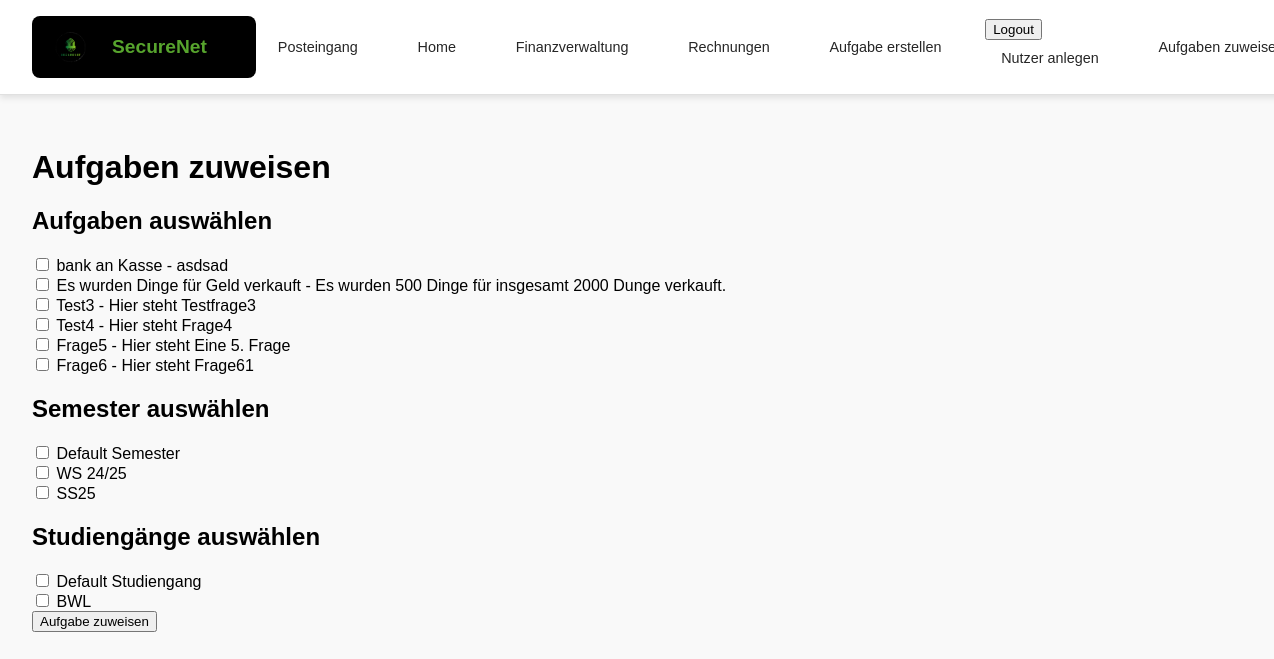
/users/aufgaben_zuweisen/ (signed in), run on an earlier commit of the app's database.
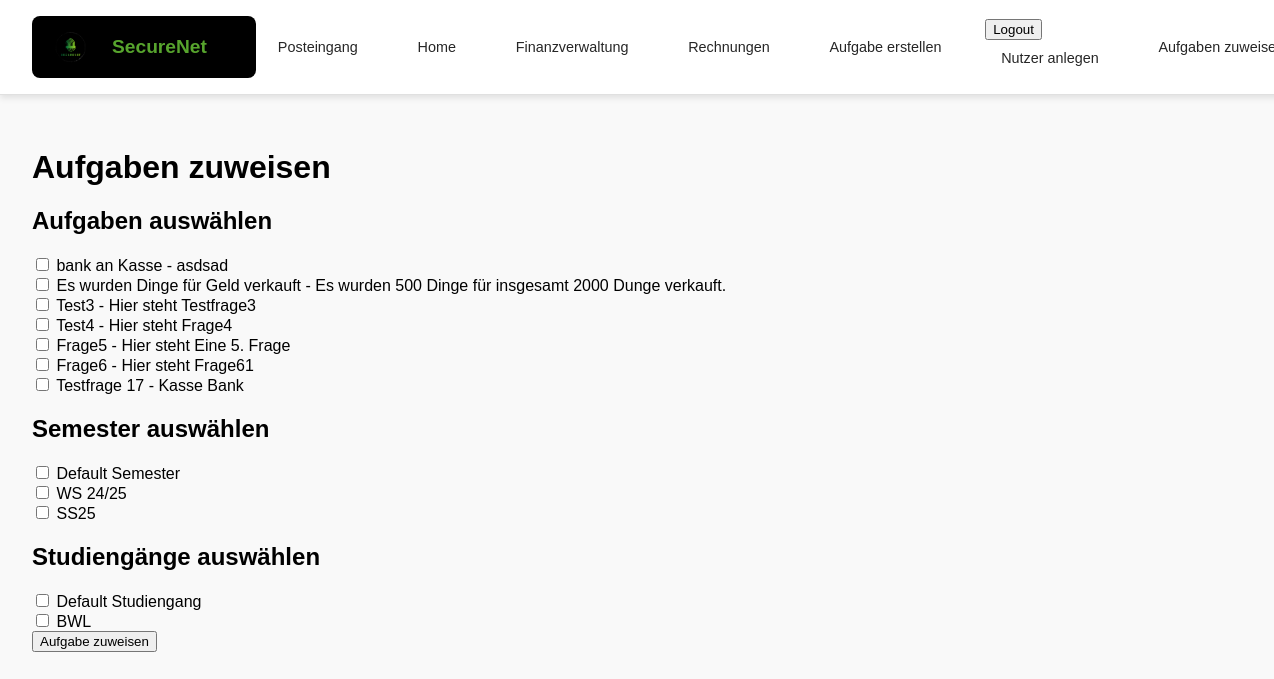
And on a later commit of the database.
### posts/models.py (models this page shows, shortened)
class Aufgabe_neu(models.Model):
    unternehmen_kategorie = models.ForeignKey(Unternehmen, on_delete=models.CASCADE)
    fragentyp = models.ForeignKey(Aufgabenkategorie, on_delete=models.CASCADE)
    fragentyp_text = models.CharField(max_length=255)
    mailtext = models.TextField()
    frage = models.TextField()
    bezugswert = models.FloatField()
    min_wert = models.FloatField(null=True, blank=True)
    max_wert = models.FloatField(null=True, blank=True)
    nutzungsdauer = models.IntegerField(null=True, blank=True)

### users/models.py (models this page shows, shortened)
class Semester(models.Model):
    name = models.CharField(max_length=10, unique=True)

class Studiengang(models.Model):
    name = models.CharField(max_length=100, unique=True)

### posts/views.py (the view)
    def _wrapped_view_func(request, *args, **kwargs):
        if request.user.is_authenticated and request.user.role == 'teacher':
            return view_func(request, *args, **kwargs)
        else:
            return HttpResponse(f'Fehlende Berechtigung <br><a href="{reverse("index")}">Zurück zur Startseite</a>')

### posts/views.py (called while the page is built)
def lehrkraft_required(view_func):
    def _wrapped_view_func(request, *args, **kwargs):
        if request.user.is_authenticated and request.user.role == 'teacher':
            return view_func(request, *args, **kwargs)
        else:
            return HttpResponse(f'Fehlende Berechtigung <br><a href="{reverse("index")}">Zurück zur Startseite</a>')
    return _wrapped_view_func

### users/views.py (called while the page is built, shortened)
@lehrkraft_required
def aufgaben_zuweisen_view(request):
    if not request.user.role == 'teacher':
        return HttpResponse(f'Fehlende Berechtigung <br><a href="/">Zurück zur Startseite</a>')
    aufgaben = Aufgabe_neu.objects.all()
    semester = Semester.objects.all()
    studiengaenge = Studiengang.objects.all()
    return render(request, 'users/aufgaben_zuweisen.html', {
        'aufgaben': aufgaben,
        'semester': semester,
        'studiengaenge': studiengaenge
    })

### users/templates/users/aufgaben_zuweisen.html (shortened to what this page needs)
{% extends 'master_layout.html' %}
{% block content %}
<h1>Aufgaben zuweisen</h1>
<form method="post">
    <h2>Aufgaben auswählen</h2>
    {% for aufgabe in aufgaben %}
        <div>
            <input type="checkbox" name="aufgaben" value="{{ aufgabe.id }}">
            <label>{{ aufgabe.fragentyp_text }} - {{ aufgabe.frage }}</label>
        </div>
    {% endfor %}
    <h2>Semester auswählen</h2>
    {% for sem in semester %}
        <div>
            <input type="checkbox" name="semester" value="{{ sem.id }}">
            <label>{{ sem.name }}</label>
        </div>
    {% endfor %}
    <h2>Studiengänge auswählen</h2>
    {% for studiengang in studiengaenge %}
        <div>
            <input type="checkbox" name="studiengaenge" value="{{ studiengang.id }}">
            <label>{{ studiengang.name }}</label>
        </div>
    {% endfor %}
    <button type="submit">Aufgabe zuweisen</button>
</form>
{% endblock %}

What changed in the data, as far as the page shows it:
added Aufgabe_neu: fragentyp_text "Testfrage 17", frage "Kasse Bank"
